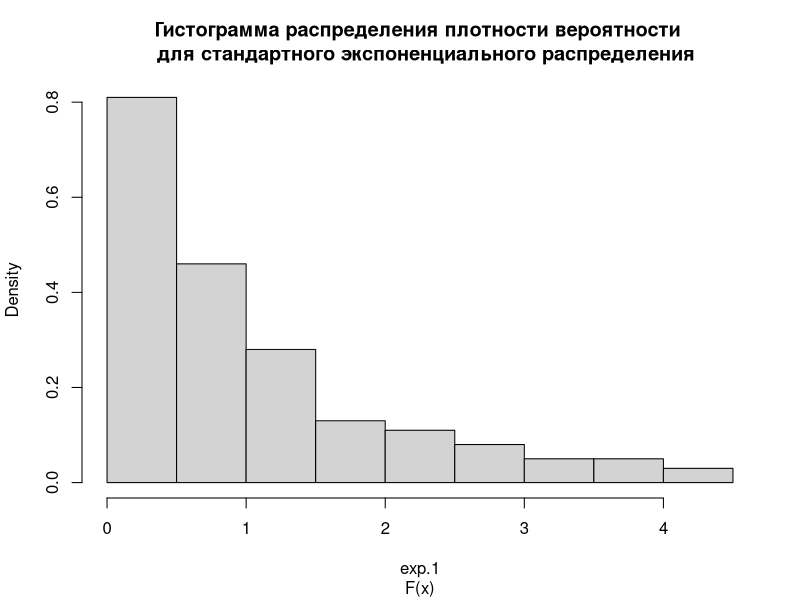
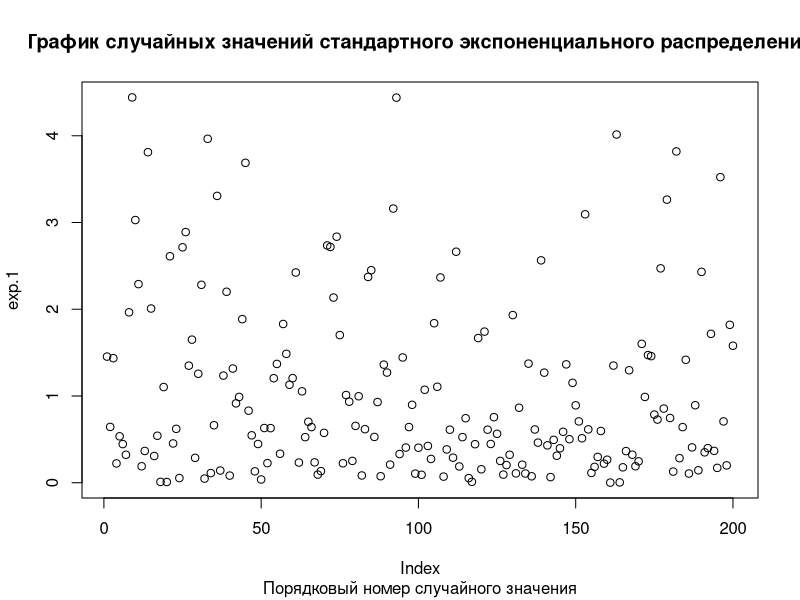
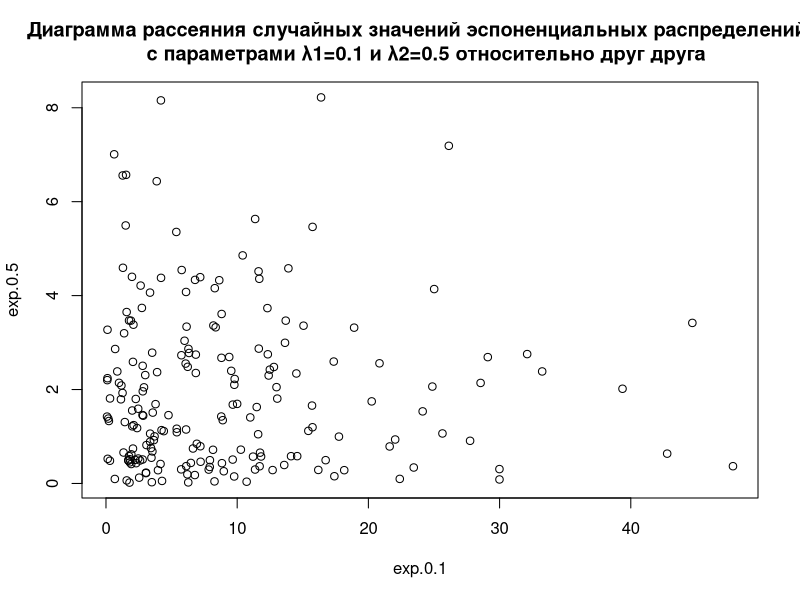
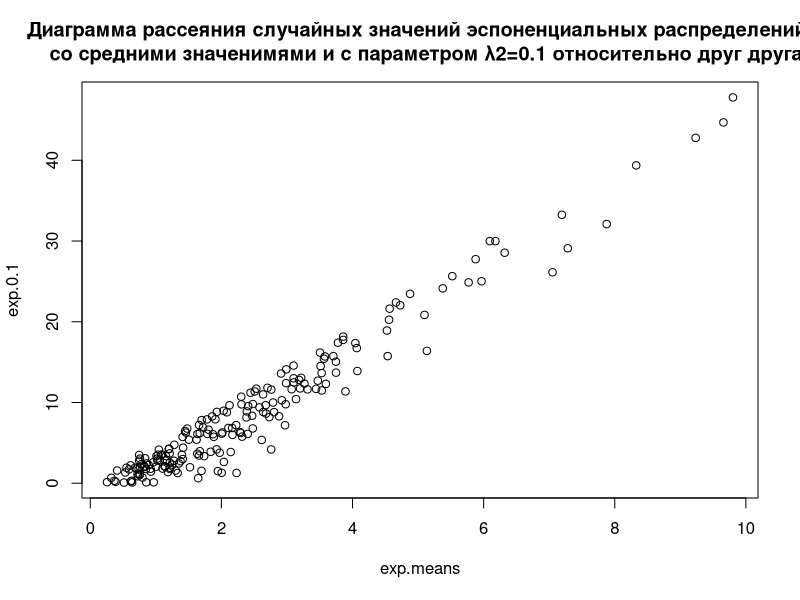
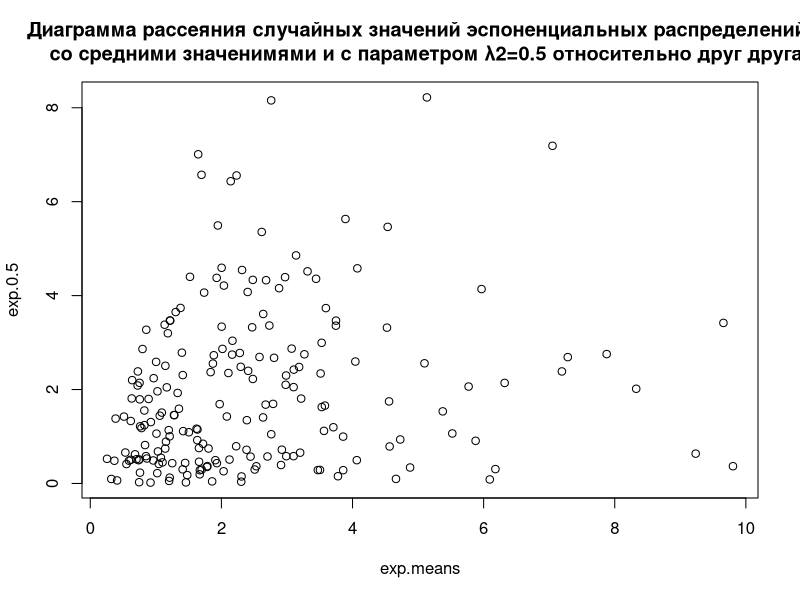
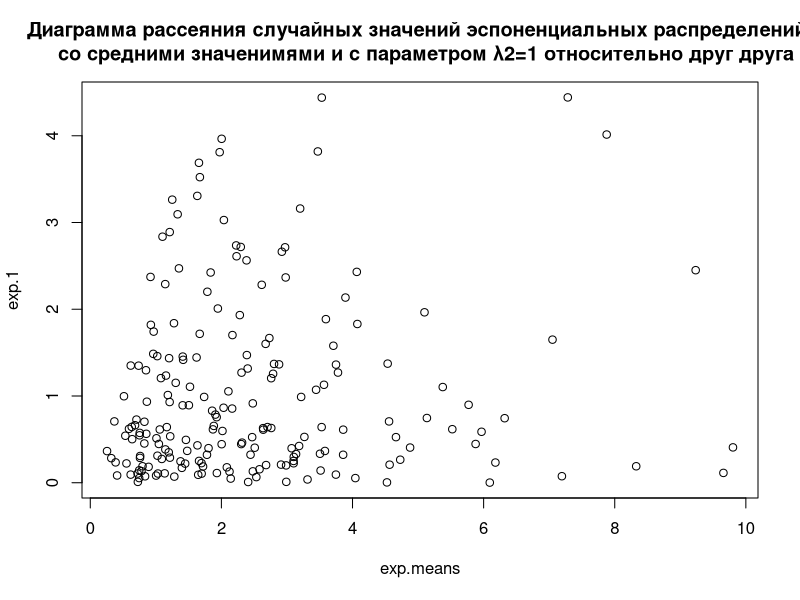
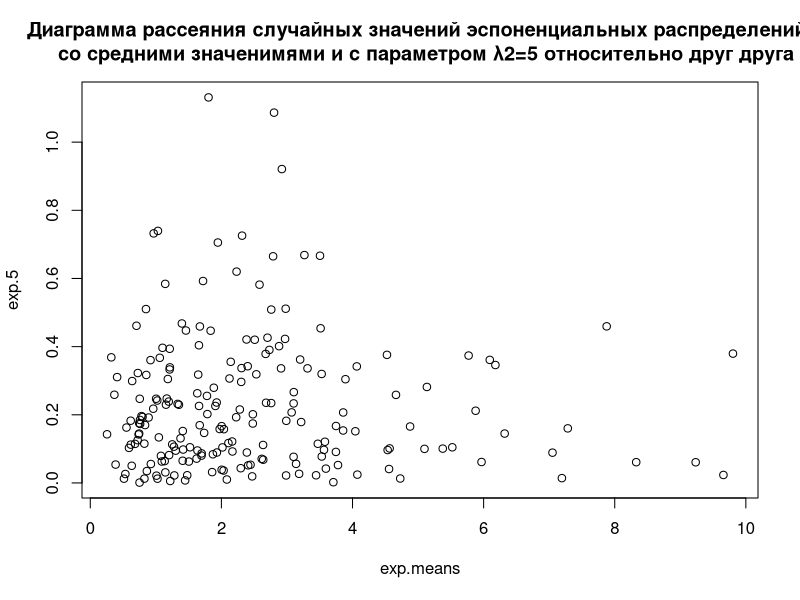
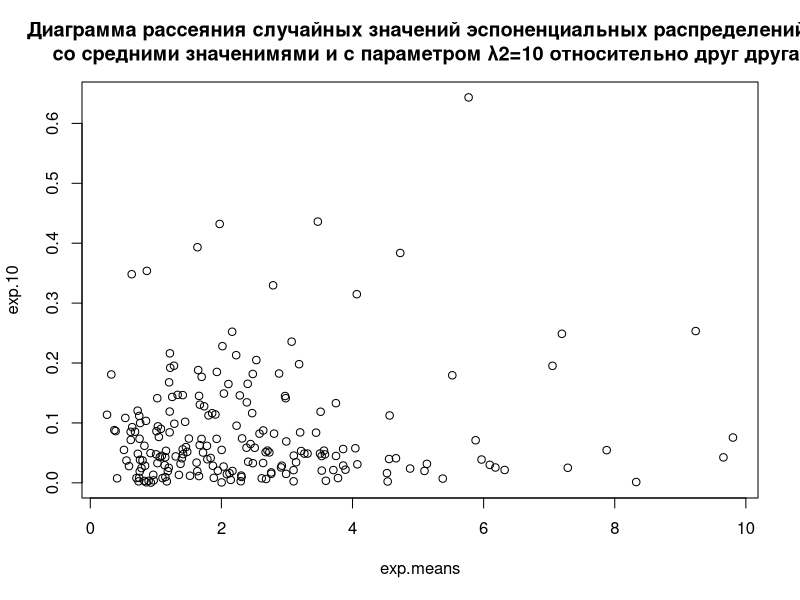

Reproduce these figures in R, in order.
#Экспоненциальное распределение определяется следующей функцией распределения:
#F(x) = 1 - e^(-λ⋅x)

#Сгенерируйте 200 случайных значений из стандартного экспоненциального распределения 
#и сохраните в вектор exp.1. Найдите среднее и стандартное отклонение из данных этого вектора.
exp.1<-rexp(200)
mean(exp.1)
sd(exp.1)

#Повторите, использовав следующие значения параметра λ: 0.1, 0.5, 5, 10, 
#и сохраните результаты в векторы: exp.0.1, exp.0.5, exp.5, exp.10.
exp.0.1<-rexp(200, 0.1)
mean(exp.0.1)
sd(exp.0.1)
exp.0.5<-rexp(200, 0.5)
mean(exp.0.5)
sd(exp.0.5)
exp.5<-rexp(200, 5)
mean(exp.5)
sd(exp.5)
exp.10<-rexp(200, 10)
mean(exp.10)
sd(exp.10)

#Функция plot() общая функция для визуализации данных. 
#Функция hist() принимает данные и раскладывает их по корзинам. 
#Чтобы использовать эти функции нужно для начала передать им данные, которые хотим визуализировать.
#Используйте функцию hist() для построения гистограммы полученного ранее стандартного распределения.
hist(exp.1,prob=TRUE,main="Гистограмма распределения плотности вероятности 
  для стандартного экспоненциального распределения", sub = "F(x)") 

#Используйте функцию plot() с тем же самым вектором для построения графика значений в порядке следования.
plot(exp.1, main="График случайных значений стандартного экспоненциального распределения", 
     sub = "Порядковый номер случайного значения")

#Используйте функцию plot() с любыми двумя полученными ранее векторами, 
#чтобы получить диаграмму рассеяния (scatterplot) этих векторов относительно друг друга.
plot(exp.0.1, exp.0.5, main = "Диаграмма рассеяния случайных значений эспоненциальных распределений 
  с параметрами λ1=0.1 и λ2=0.5 относительно друг друга")

#Теперь сравним свойства всех наших векторов. Для начала создадим вектор, 
#содержащий средние значения каждого из 5 полученных ранее распределений в порядке их создания. 
#Полученный вектор сохраним в переменную exp.means. Далее необходимо создать следующие диаграммы рассеяния:
exp.means<-(exp.1+exp.0.1+exp.0.5+exp.5+exp.10)/5

#Вектор с пятью средними относительно каждого из пяти векторов с различными значениями λ.
plot(exp.means, exp.0.1, main = "Диаграмма рассеяния случайных значений эспоненциальных распределений 
  со средними значенимями и с параметром λ2=0.1 относительно друг друга")
plot(exp.means, exp.0.5, main = "Диаграмма рассеяния случайных значений эспоненциальных распределений 
  со средними значенимями и с параметром λ2=0.5 относительно друг друга")
plot(exp.means, exp.1, main = "Диаграмма рассеяния случайных значений эспоненциальных распределений 
  со средними значенимями и с параметром λ2=1 относительно друг друга")
plot(exp.means, exp.5, main = "Диаграмма рассеяния случайных значений эспоненциальных распределений 
  со средними значенимями и с параметром λ2=5 относительно друг друга")
plot(exp.means, exp.10, main = "Диаграмма рассеяния случайных значений эспоненциальных распределений 
  со средними значенимями и с параметром λ2=10 относительно друг друга")

#Вектор с пятью стандартными отклонениями относительно каждого из пяти векторов с различными значениями λ.
exp.array<-array(c(exp.1, exp.0.1, exp.0.5, exp.5, exp.10), dim=c(200, 5))
exp.sd<-apply(exp.array, 1, sd)
plot(exp.sd, exp.0.1, main = "Диаграмма рассеяния случайных значений эспоненциальных распределений 
  со стандартными оклонениями и с параметром λ2=0.1 относительно друг друга")
plot(exp.sd, exp.0.5, main = "Диаграмма рассеяния случайных значений эспоненциальных распределений 
     со стандартными оклонениями и с параметром λ2=0.5 относительно друг друга")
plot(exp.sd, exp.1, main = "Диаграмма рассеяния случайных значений эспоненциальных распределений 
     со стандартными оклонениями и с параметром λ2=1 относительно друг друга")
plot(exp.sd, exp.5, main = "Диаграмма рассеяния случайных значений эспоненциальных распределений 
     со стандартными оклонениями и с параметром λ2=5 относительно друг друга")
plot(exp.sd, exp.10, main = "Диаграмма рассеяния случайных значений эспоненциальных распределений 
     со стандартными оклонениями и с параметром λ2=10 относительно друг друга")

#Вектор с пятью средними относительно вектора с пятью стандартными отклонениями.
plot(exp.sd, exp.means, main = "Диаграмма рассеяния случайных значений эспоненциальных распределений 
  со стандартными оклонениями и со средними значенимями относительно друг друга")



#Для демонстрации сгенерируйте 1100000 (1 млн. 100 тысяч) чисел из стандартного экспоненциального распределения
#и сохраните их в вектор huge.exp.1. Получите среднее и стандартное отклонение.
huge.exp.1<-rexp(1100000)
mean(huge.exp.1)
sd(huge.exp.1)

#Получите гистограмму huge.exp.1. Она соответствует функции 1 - e^(-x)? Должна ли?
hist(huge.exp.1, prob = TRUE) #соответствует, так как гистограмма строится по значительному числу значений(1100000)
curve(dexp(x), from = 0, to = 20, add = TRUE, col = "blue")

# Получите среднее всех чисел из huge.exp.1 строго больших 1. 
#Для проверки выборки может потребоваться новый вектор.
sum<-0
count<-0
for (i in 1:length(huge.exp.1)){
  if (huge.exp.1[i] > 1)
  {
    sum<-sum+huge.exp.1[i]
    count<-count+1
  }
}
sum/count
count

#Получите матрицу huge.exp.1.mat, содержащую 1100 строк и 1000 колонок. 
#Постройте гистограмму, использовав полученную матрицу. Что можно сказать о полученных данных?
huge.exp.1.mat<-matrix(huge.exp.1, nrow = 1100, ncol = 1000)
hist(huge.exp.1.mat, prob = TRUE) #соответствует гистограмме, полученной по вектору, из которого составлена матрица

#Рассчитайте среднее 137-й колонки из huge.exp.1.mat.
mean(huge.exp.1.mat[,137])

#Найдите среднее всех 1000 колонок и сохраните их в вектор. Отобразите диаграмму средних зннчений колонок. 
#Объясните почему форма диаграммы отличается от виденных ранее.
mean.v<-c()
for (j in 1:ncol(huge.exp.1.mat)){
  mean.v[j]<-mean(huge.exp.1.mat[,j])
}
barplot(mean.v) #форма столбчатой диаграммы отличается, потому что количество её столбцов настолько большое(1000), 
#что промежутки между столбцами просто не поместятся. Их нет

#Рассчитайте квадрат каждого значения из huge.exp.1 и найдите среднее и стандартное отклонение 
#полученного вектора квадратов. Объясните отличие от соответствующих показателей вектора huge.exp.1. 
#Вам может помочь формула, 
#по которой R рассчитывает стандартное отклонение: sqrt(sum((x - mean(x))^2) / (n - 1)).
huge.exp.1.power.2<-huge.exp.1^2
mean(huge.exp.1.power.2) 
sd(huge.exp.1.power.2)

sum1<-0
count1<-0
sum2<-0
count2<-0
for (i in 1:length(huge.exp.1.power.2)){
  if (huge.exp.1.power.2[i] > 1)
  {
    sum1<-sum1+huge.exp.1.power.2[i]
    count1<-count1+1
  }
  else
  {
    sum2<-sum2+huge.exp.1.power.2[i]
    count2<-count2+1
  }
}
count2/count1
sum1/sum2
#по коду, который представлен выше, можно утверждать, что количество значений вектора квадратов <=1, 
#примерно, в 1,72 больше, чем значений >1. Но сумма значений последних, примерно, в 11,4 раз больше суммы 
#значений первых. Этим объясняется отличие среднего huge.exp.1 (0.99) и среднего huge.exp.1.power.2 (1.99)
#По вышеизложенным объяснениям и формуле стандартного отклонения 
#объясняется его значение для huge.exp.1.power.2 (4.457)